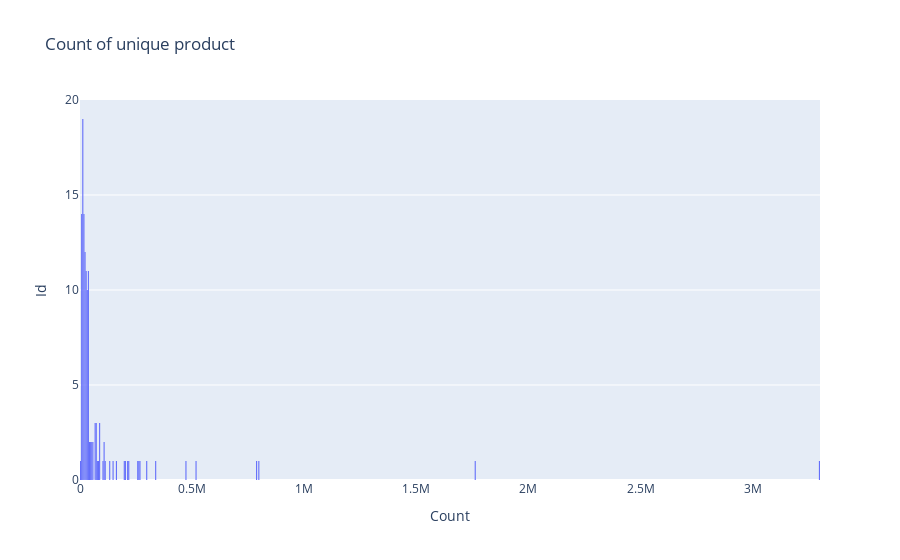

Source (notebook cell):
### Code cell
import plotly.graph_objects as go

import numpy as np
np.random.seed(1)

x = sorted(eda_mass[0], reverse = True)

fig = go.Figure(data=[go.Histogram(x=x, nbinsx=1600)])

fig.update_layout(
    title_text='Count of unique product', # title of plot
    xaxis_title_text='Count', # xaxis label
    yaxis_title_text='Id', # yaxis label
    bargap=0.01, # gap between bars of adjacent location coordinates
    bargroupgap=0.01 # gap between bars of the same location coordinates
)

fig.show()

### Figure 1 — Plotly figure (JSON) as saved in the notebook; plotly's stock layout.template omitted (floating-point values rounded to 4 significant figures; data arrays with more than 128 entries replaced by an {"elided": "..."} marker saying what was removed)
{"data": [{"nbinsx": 1600, "type": "histogram", "x": {"elided": "133 int values"}}], "layout": {"bargap": 0.01, "bargroupgap": 0.01, "title": {"text": "Count of unique product"}, "xaxis": {"title": {"text": "Count"}}, "yaxis": {"title": {"text": "Id"}}}}
